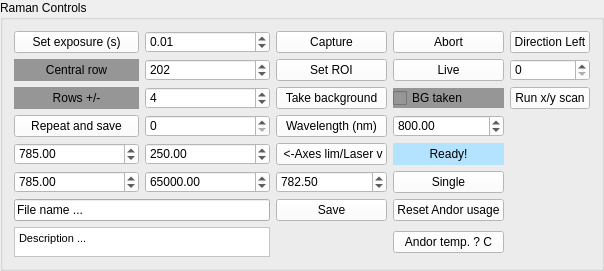
      <widget class="QGroupBox" name="Stage_Group_3">
       <property name="sizePolicy">
        <sizepolicy hsizetype="Expanding" vsizetype="Expanding">
         <horstretch>0</horstretch>
         <verstretch>0</verstretch>
        </sizepolicy>
       </property>
       <property name="minimumSize">
        <size>
         <width>0</width>
         <height>200</height>
        </size>
       </property>
       <property name="maximumSize">
        <size>
         <width>500</width>
         <height>16777215</height>
        </size>
       </property>
       <property name="title">
        <string>Raman Controls</string>
       </property>
       <layout class="QGridLayout" name="gridLayout_14">
        <item row="0" column="0">
         <layout class="QGridLayout" name="gridLayout_11">
          <item row="2" column="2">
           <widget class="QPushButton" name="Background_button_Raman">
            <property name="styleSheet">
             <string notr="true">background-color: rgb(255, 255, 255);</string>
            </property>
            <property name="text">
             <string>Take background</string>
            </property>
           </widget>
          </item>
          <item row="0" column="0">
           <widget class="QPushButton" name="Exposure_button_Raman">
            <property name="styleSheet">
             <string notr="true">background-color: rgb(255, 255, 255);</string>
            </property>
            <property name="text">
             <string>Set exposure (s)</string>
            </property>
           </widget>
          </item>
          <item row="0" column="1">
           <widget class="QDoubleSpinBox" name="Exposure_box_Raman">
            <property name="styleSheet">
             <string notr="true">background-color: rgb(255, 255, 255);</string>
            </property>
            <property name="maximum">
             <double>1000.000000000000000</double>
            </property>
            <property name="singleStep">
             <double>1.000000000000000</double>
            </property>
            <property name="value">
             <double>0.010000000000000</double>
            </property>
           </widget>
          </item>
          <item row="0" column="3">
           <widget class="QPushButton" name="Abort_button_Raman">
            <property name="styleSheet">
             <string notr="true">background-color: rgb(255, 255, 255);</string>
            </property>
            <property name="text">
             <string>Abort</string>
            </property>
           </widget>
          </item>
          <item row="0" column="2">
           <widget class="QPushButton" name="Capture_button_Raman">
            <property name="styleSheet">
             <string notr="true">background-color: rgb(255, 255, 255);</string>
            </property>
            <property name="text">
             <string>Capture</string>
            </property>
           </widget>
          </item>
          <item row="7" column="0" colspan="2">
           <widget class="QTextEdit" name="Description_text_Raman">
            <property name="sizePolicy">
             <sizepolicy hsizetype="Fixed" vsizetype="Fixed">
              <horstretch>0</horstretch>
              <verstretch>0</verstretch>
             </sizepolicy>
            </property>
            <property name="maximumSize">
             <size>
              <width>501</width>
              <height>30</height>
             </size>
            </property>
            <property name="styleSheet">
             <string notr="true">background-color: rgb(255, 255, 255);</string>
            </property>
            <property name="html">
             <string>&lt;!DOCTYPE HTML PUBLIC &quot;-//W3C//DTD HTML 4.0//EN&quot; &quot;http://www.w3.org/TR/REC-html40/strict.dtd&quot;&gt;
&lt;html&gt;&lt;head&gt;&lt;meta name=&quot;qrichtext&quot; content=&quot;1&quot; /&gt;&lt;style type=&quot;text/css&quot;&gt;
p, li { white-space: pre-wrap; }
&lt;/style&gt;&lt;/head&gt;&lt;body style=&quot; font-family:'MS Shell Dlg 2'; font-size:5.5pt; font-weight:400; font-style:normal;&quot;&gt;
&lt;p style=&quot; margin-top:0px; margin-bottom:0px; margin-left:0px; margin-right:0px; -qt-block-indent:0; text-indent:0px;&quot;&gt;&lt;span style=&quot; font-size:8pt;&quot;&gt;Description ...&lt;/span&gt;&lt;/p&gt;&lt;/body&gt;&lt;/html&gt;</string>
            </property>
           </widget>
          </item>
          <item row="5" column="2">
           <widget class="QDoubleSpinBox" name="LaserWavelength_value_Raman">
            <property name="styleSheet">
             <string notr="true">background-color: rgb(255, 255, 255);</string>
            </property>
            <property name="maximum">
             <double>100000.000000000000000</double>
            </property>
            <property name="singleStep">
             <double>1.000000000000000</double>
            </property>
            <property name="value">
             <double>782.500000000000000</double>
            </property>
           </widget>
          </item>
          <item row="5" column="0">
           <widget class="QDoubleSpinBox" name="XLim2_box_Raman">
            <property name="styleSheet">
             <string notr="true">background-color: rgb(255, 255, 255);</string>
            </property>
            <property name="minimum">
             <double>-10000000000.000000000000000</double>
            </property>
            <property name="maximum">
             <double>1000000000.000000000000000</double>
            </property>
            <property name="value">
             <double>785.000000000000000</double>
            </property>
           </widget>
          </item>
          <item row="3" column="1">
           <widget class="QSpinBox" name="Repeat_box_Raman">
            <property name="styleSheet">
             <string notr="true">background-color: rgb(255, 255, 255);</string>
            </property>
            <property name="maximum">
             <number>1000</number>
            </property>
           </widget>
          </item>
          <item row="3" column="0">
           <widget class="QPushButton" name="Repeat_button_Raman">
            <property name="styleSheet">
             <string notr="true">background-color: rgb(255, 255, 255);</string>
            </property>
            <property name="text">
             <string>Repeat and save</string>
            </property>
           </widget>
          </item>
          <item row="1" column="3">
           <widget class="QPushButton" name="Live_button_Raman">
            <property name="styleSheet">
             <string notr="true">background-color: rgb(255, 255, 255);</string>
            </property>
            <property name="text">
             <string>Live</string>
            </property>
           </widget>
          </item>
          <item row="4" column="0">
           <widget class="QDoubleSpinBox" name="XLim1_box_Raman">
            <property name="styleSheet">
             <string notr="true">background-color: rgb(255, 255, 255);</string>
            </property>
            <property name="minimum">
             <double>-1000000000.000000000000000</double>
            </property>
            <property name="maximum">
             <double>10000000000.000000000000000</double>
            </property>
            <property name="value">
             <double>785.000000000000000</double>
            </property>
           </widget>
          </item>
          <item row="2" column="3">
           <widget class="QCheckBox" name="Background_checkBox_Raman">
            <property name="styleSheet">
             <string notr="true">background-color: rgb(150, 150, 150);</string>
            </property>
            <property name="text">
             <string>BG taken</string>
            </property>
           </widget>
          </item>
          <item row="1" column="2">
           <widget class="QPushButton" name="SetROI_button_Raman">
            <property name="styleSheet">
             <string notr="true">background-color: rgb(255, 255, 255);</string>
            </property>
            <property name="text">
             <string>Set ROI</string>
            </property>
           </widget>
          </item>
          <item row="4" column="2">
           <widget class="QPushButton" name="SetLim_button_Raman">
            <property name="styleSheet">
             <string notr="true">background-color: rgb(255, 255, 255);</string>
            </property>
            <property name="text">
             <string> &lt;-Axes lim/Laser v</string>
            </property>
           </widget>
          </item>
          <item row="7" column="3">
           <widget class="QPushButton" name="Andor_temp_button_Raman">
            <property name="styleSheet">
             <string notr="true">background-color: rgb(255, 255, 255);</string>
            </property>
            <property name="text">
             <string>Andor temp. ? C</string>
            </property>
           </widget>
          </item>
          <item row="2" column="1">
           <widget class="QSpinBox" name="Rows_box_Raman">
            <property name="styleSheet">
             <string notr="true">background-color: rgb(255, 255, 255);</string>
            </property>
            <property name="maximum">
             <number>10000</number>
            </property>
            <property name="value">
             <number>4</number>
            </property>
           </widget>
          </item>
          <item row="3" column="3">
           <widget class="QDoubleSpinBox" name="Centralwavelength_box_Raman">
            <property name="styleSheet">
             <string notr="true">background-color: rgb(255, 255, 255);</string>
            </property>
            <property name="maximum">
             <double>10000.000000000000000</double>
            </property>
            <property name="value">
             <double>800.000000000000000</double>
            </property>
           </widget>
          </item>
          <item row="1" column="0">
           <widget class="QLabel" name="label_15">
            <property name="layoutDirection">
             <enum>Qt::LeftToRight</enum>
            </property>
            <property name="styleSheet">
             <string notr="true">background-color: rgb(150, 150, 150);</string>
            </property>
            <property name="text">
             <string>Central row</string>
            </property>
            <property name="alignment">
             <set>Qt::AlignCenter</set>
            </property>
           </widget>
          </item>
          <item row="2" column="0">
           <widget class="QLabel" name="label_16">
            <property name="styleSheet">
             <string notr="true">background-color: rgb(150, 150, 150);</string>
            </property>
            <property name="text">
             <string>Rows +/-</string>
            </property>
            <property name="alignment">
             <set>Qt::AlignCenter</set>
            </property>
           </widget>
          </item>
          <item row="1" column="1">
           <widget class="QSpinBox" name="Centralrow_box_Raman">
            <property name="styleSheet">
             <string notr="true">background-color: rgb(255, 255, 255);</string>
            </property>
            <property name="maximum">
             <number>10000</number>
            </property>
            <property name="value">
             <number>202</number>
            </property>
           </widget>
          </item>
          <item row="5" column="3">
           <widget class="QPushButton" name="Readmode_button_Raman">
            <property name="styleSheet">
             <string notr="true">background-color: rgb(255, 255, 255);</string>
            </property>
            <property name="text">
             <string>Single</string>
            </property>
           </widget>
          </item>
          <item row="4" column="3">
           <widget class="QLabel" name="Camerastate_output_Raman">
            <property name="styleSheet">
             <string notr="true">background-color: rgb(180, 227, 255);
</string>
            </property>
            <property name="text">
             <string>Ready!</string>
            </property>
            <property name="alignment">
             <set>Qt::AlignCenter</set>
            </property>
           </widget>
          </item>
          <item row="3" column="2">
           <widget class="QPushButton" name="Centralwavelength_button_Raman">
            <property name="styleSheet">
             <string notr="true">background-color: rgb(255, 255, 255);</string>
            </property>
            <property name="text">
             <string>Wavelength (nm)</string>
            </property>
           </widget>
          </item>
          <item row="5" column="1">
           <widget class="QDoubleSpinBox" name="YLim2_box_Raman">
            <property name="styleSheet">
             <string notr="true">background-color: rgb(255, 255, 255);</string>
            </property>
            <property name="minimum">
             <double>-10000.000000000000000</double>
            </property>
            <property name="maximum">
             <double>100000.000000000000000</double>
            </property>
            <property name="value">
             <double>65000.000000000000000</double>
            </property>
           </widget>
          </item>
          <item row="4" column="1">
           <widget class="QDoubleSpinBox" name="YLim1_box_Raman">
            <property name="styleSheet">
             <string notr="true">background-color: rgb(255, 255, 255);</string>
            </property>
            <property name="minimum">
             <double>-10000.000000000000000</double>
            </property>
            <property name="maximum">
             <double>100000.000000000000000</double>
            </property>
            <property name="value">
             <double>250.000000000000000</double>
            </property>
           </widget>
          </item>
          <item row="6" column="3">
           <widget class="QPushButton" name="Andor_occupied_reset_button_Raman">
            <property name="styleSheet">
             <string notr="true">background-color: rgb(255, 255, 255);</string>
            </property>
            <property name="text">
             <string>Reset Andor usage</string>
            </property>
           </widget>
          </item>
          <item row="6" column="2">
           <widget class="QPushButton" name="Save_button_Raman">
            <property name="styleSheet">
             <string notr="true">background-color: rgb(255, 255, 255);</string>
            </property>
            <property name="text">
             <string>Save</string>
            </property>
           </widget>
          </item>
          <item row="0" column="4">
           <widget class="QPushButton" name="Switch_scan_direction_button_Raman">
            <property name="styleSheet">
             <string notr="true">background-color: rgb(255, 255, 255);</string>
            </property>
            <property name="text">
             <string>Direction Left</string>
            </property>
           </widget>
          </item>
          <item row="6" column="0" colspan="2">
           <widget class="QLineEdit" name="Filename_text_Raman">
            <property name="text">
             <string>File name ...</string>
            </property>
           </widget>
          </item>
          <item row="2" column="4">
           <widget class="QPushButton" name="Capture_xy_scan_button_Raman">
            <property name="styleSheet">
             <string notr="true">background-color: rgb(255, 255, 255);</string>
            </property>
            <property name="text">
             <string>Run x/y scan</string>
            </property>
           </widget>
          </item>
          <item row="1" column="4">
           <widget class="QSpinBox" name="xy_scan_step_button_Raman">
            <property name="styleSheet">
             <string notr="true">background-color: rgb(255, 255, 255);</string>
            </property>
           </widget>
          </item>
         </layout>
        </item>
       </layout>
      </widget>
